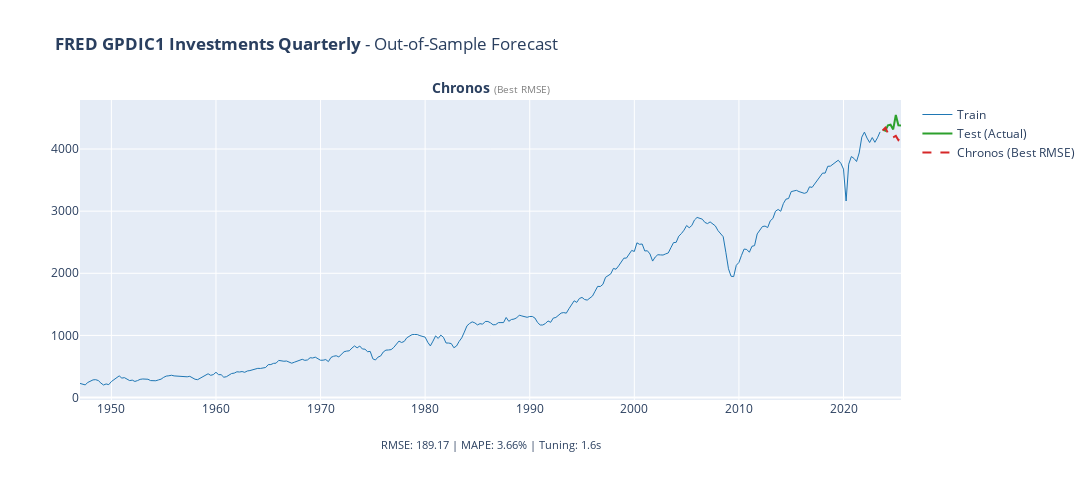

Source (notebook cell):
### Code cell
# 9. Visualize Final Predictions with Best and Fastest Models (Interactive)

fig = plot_forecast_comparison(
    train,
    test,
    final_predictions,
    DATASET_CONFIG["name"],
    target_column=DATASET_CONFIG.get("target_column"),
    value_unit=DATASET_CONFIG.get("value_unit"),
)
fig.show()

### Figure 1 — Plotly figure (JSON) as saved in the notebook; plotly's stock layout.template omitted (floating-point values rounded to 4 significant figures; data arrays with more than 128 entries replaced by an {"elided": "..."} marker saying what was removed)
{"data": [{"hovertemplate": "<b>Train</b><br>Date: %{x}<br>Value: %{y:.2f}<extra></extra>", "line": {"color": "#1f77b4", "width": 1}, "mode": "lines", "name": "Train", "showlegend": true, "type": "scatter", "x": {"elided": "307 str values"}, "xaxis": "x", "y": {"elided": "307 float values"}, "yaxis": "y"}, {"hovertemplate": "<b>Actual</b><br>Date: %{x}<br>Value: %{y:.2f}<extra></extra>", "line": {"color": "#2ca02c", "width": 2}, "mode": "lines", "name": "Test (Actual)", "showlegend": true, "type": "scatter", "x": ["2023-10-01T00:00:00", "2024-01-01T00:00:00", "2024-04-01T00:00:00", "2024-07-01T00:00:00", "2024-10-01T00:00:00", "2025-01-01T00:00:00", "2025-04-01T00:00:00", "2025-07-01T00:00:00"], "xaxis": "x", "y": [4313.0, 4296.0, 4382.0, 4392.0, 4316.0, 4548.0, 4383.0, 4380.0], "yaxis": "y"}, {"hovertemplate": "<b>Chronos</b><br>Date: %{x}<br>Pred: %{y:.2f}<extra></extra>", "line": {"color": "#d62728", "dash": "dash", "width": 2}, "mode": "lines", "name": "Chronos (Best RMSE)", "showlegend": true, "type": "scatter", "x": ["2023-10-01T00:00:00", "2024-01-01T00:00:00", "2024-04-01T00:00:00", "2024-07-01T00:00:00", "2024-10-01T00:00:00", "2025-01-01T00:00:00", "2025-04-01T00:00:00", "2025-07-01T00:00:00"], "xaxis": "x", "y": [4299.0, 4343.0, 4255.0, 4178.0, 4189.0, 4211.0, 4145.0, 4189.0], "yaxis": "y"}], "layout": {"annotations": [{"font": {"size": 14}, "showarrow": false, "text": "<b>Chronos</b> <span style='font-size:10px;color:gray'>(Best RMSE)</span>", "x": 0.5, "xanchor": "center", "xref": "x domain", "y": 1.08, "yref": "paper"}, {"font": {"size": 11}, "showarrow": false, "text": "RMSE: 189.17 | MAPE: 3.66% | Tuning: 1.6s", "x": 0.5, "xanchor": "center", "xref": "x domain", "y": -0.18, "yref": "paper"}], "height": 500, "margin": {"b": 100}, "title": {"text": "<b>FRED GPDIC1 Investments Quarterly</b> - Out-of-Sample Forecast"}, "width": 1700, "xaxis": {"anchor": "y", "domain": [0, 1]}, "yaxis": {"anchor": "x", "domain": [0, 1]}}}
